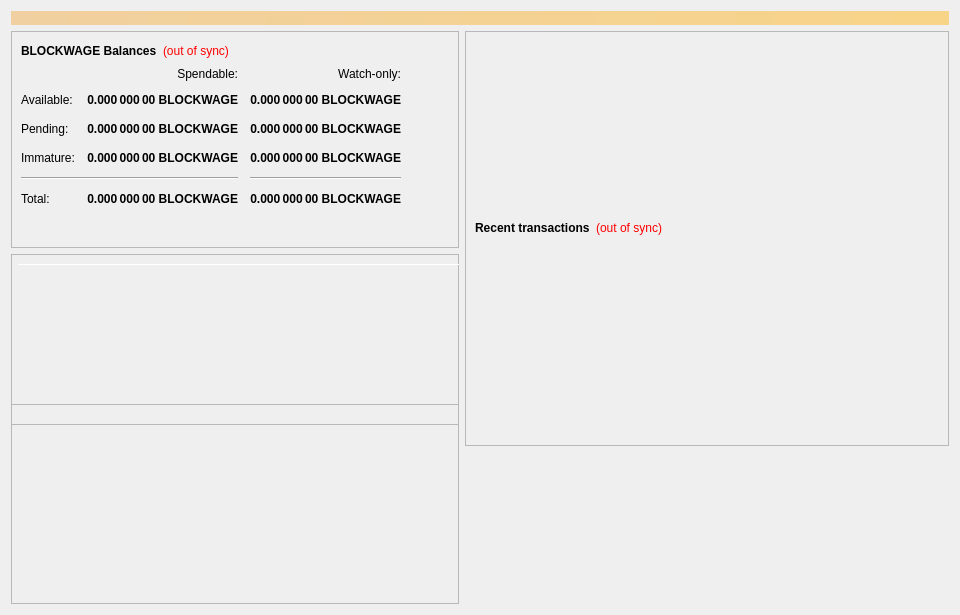
<?xml version="1.0" encoding="UTF-8"?>
<ui version="4.0">
 <class>OverviewPage</class>
 <widget class="QWidget" name="OverviewPage">
  <property name="geometry">
   <rect>
    <x>0</x>
    <y>0</y>
    <width>960</width>
    <height>615</height>
   </rect>
  </property>
  <property name="minimumSize">
   <size>
    <width>960</width>
    <height>0</height>
   </size>
  </property>
  <property name="windowTitle">
   <string>Form</string>
  </property>
  <layout class="QVBoxLayout" name="topLayout">
   <item>
    <widget class="QLabel" name="labelAlerts">
     <property name="visible">
      <bool>false</bool>
     </property>
     <property name="styleSheet">
      <string notr="true">background-color: qlineargradient(x1: 0, y1: 0, x2: 1, y2: 0, stop:0 #F0D0A0, stop:1 #F8D488); color:#000000;</string>
     </property>
     <property name="wordWrap">
      <bool>true</bool>
     </property>
     <property name="margin">
      <number>3</number>
     </property>
    </widget>
   </item>
   <item>
    <layout class="QHBoxLayout" name="horizontalLayout" stretch="1,1">
     <item>
      <layout class="QVBoxLayout" name="verticalLayout_2">
       <item>
        <widget class="QFrame" name="frame">
         <property name="frameShape">
          <enum>QFrame::StyledPanel</enum>
         </property>
         <property name="frameShadow">
          <enum>QFrame::Raised</enum>
         </property>
         <layout class="QVBoxLayout" name="verticalLayout_4">
          <item>
           <layout class="QHBoxLayout" name="horizontalLayout_4">
            <item>
             <widget class="QLabel" name="label_5">
              <property name="font">
               <font>
                <weight>75</weight>
                <bold>true</bold>
               </font>
              </property>
              <property name="text">
               <string>BLOCKWAGE Balances</string>
              </property>
             </widget>
            </item>
            <item>
             <widget class="QLabel" name="labelWalletStatus">
              <property name="cursor">
               <cursorShape>WhatsThisCursor</cursorShape>
              </property>
              <property name="toolTip">
               <string>The displayed information may be out of date. Your wallet automatically synchronizes with the Blockwage network after a connection is established, but this process has not completed yet.</string>
              </property>
              <property name="styleSheet">
               <string notr="true">QLabel { color: red; }</string>
              </property>
              <property name="text">
               <string notr="true">(out of sync)</string>
              </property>
              <property name="alignment">
               <set>Qt::AlignLeading|Qt::AlignLeft|Qt::AlignVCenter</set>
              </property>
             </widget>
            </item>
            <item>
             <spacer name="horizontalSpacer_3">
              <property name="orientation">
               <enum>Qt::Horizontal</enum>
              </property>
              <property name="sizeHint" stdset="0">
               <size>
                <width>40</width>
                <height>20</height>
               </size>
              </property>
             </spacer>
            </item>
           </layout>
          </item>
          <item>
           <layout class="QGridLayout" name="gridLayout">
            <property name="spacing">
             <number>12</number>
            </property>
            <item row="2" column="2">
             <widget class="QLabel" name="labelWatchPending">
              <property name="font">
               <font>
                <weight>75</weight>
                <bold>true</bold>
               </font>
              </property>
              <property name="cursor">
               <cursorShape>IBeamCursor</cursorShape>
              </property>
              <property name="toolTip">
               <string>Unconfirmed transactions to watch-only addresses</string>
              </property>
              <property name="text">
               <string notr="true">0.000 000 00 BLOCKWAGE</string>
              </property>
              <property name="alignment">
               <set>Qt::AlignRight|Qt::AlignTrailing|Qt::AlignVCenter</set>
              </property>
              <property name="textInteractionFlags">
               <set>Qt::LinksAccessibleByMouse|Qt::TextSelectableByKeyboard|Qt::TextSelectableByMouse</set>
              </property>
             </widget>
            </item>
            <item row="2" column="1">
             <widget class="QLabel" name="labelUnconfirmed">
              <property name="font">
               <font>
                <weight>75</weight>
                <bold>true</bold>
               </font>
              </property>
              <property name="cursor">
               <cursorShape>IBeamCursor</cursorShape>
              </property>
              <property name="toolTip">
               <string>Total of transactions that have yet to be confirmed, and do not yet count toward the spendable balance</string>
              </property>
              <property name="text">
               <string notr="true">0.000 000 00 BLOCKWAGE</string>
              </property>
              <property name="alignment">
               <set>Qt::AlignRight|Qt::AlignTrailing|Qt::AlignVCenter</set>
              </property>
              <property name="textInteractionFlags">
               <set>Qt::LinksAccessibleByMouse|Qt::TextSelectableByKeyboard|Qt::TextSelectableByMouse</set>
              </property>
             </widget>
            </item>
            <item row="3" column="2">
             <widget class="QLabel" name="labelWatchImmature">
              <property name="font">
               <font>
                <weight>75</weight>
                <bold>true</bold>
               </font>
              </property>
              <property name="cursor">
               <cursorShape>IBeamCursor</cursorShape>
              </property>
              <property name="toolTip">
               <string>Staked or masternode rewards in watch-only addresses that has not yet matured</string>
              </property>
              <property name="text">
               <string notr="true">0.000 000 00 BLOCKWAGE</string>
              </property>
              <property name="alignment">
               <set>Qt::AlignRight|Qt::AlignTrailing|Qt::AlignVCenter</set>
              </property>
              <property name="textInteractionFlags">
               <set>Qt::LinksAccessibleByMouse|Qt::TextSelectableByKeyboard|Qt::TextSelectableByMouse</set>
              </property>
             </widget>
            </item>
            <item row="4" column="0" colspan="2">
             <widget class="Line" name="lineSpendableBalance">
              <property name="orientation">
               <enum>Qt::Horizontal</enum>
              </property>
             </widget>
            </item>
            <item row="4" column="2">
             <widget class="Line" name="lineWatchBalance">
              <property name="sizePolicy">
               <sizepolicy hsizetype="Preferred" vsizetype="Fixed">
                <horstretch>0</horstretch>
                <verstretch>0</verstretch>
               </sizepolicy>
              </property>
              <property name="minimumSize">
               <size>
                <width>140</width>
                <height>0</height>
               </size>
              </property>
              <property name="orientation">
               <enum>Qt::Horizontal</enum>
              </property>
             </widget>
            </item>
            <item row="5" column="0">
             <widget class="QLabel" name="labelTotalText">
              <property name="text">
               <string>Total:</string>
              </property>
             </widget>
            </item>
            <item row="3" column="1">
             <widget class="QLabel" name="labelImmature">
              <property name="font">
               <font>
                <weight>75</weight>
                <bold>true</bold>
               </font>
              </property>
              <property name="cursor">
               <cursorShape>IBeamCursor</cursorShape>
              </property>
              <property name="toolTip">
               <string>Staked or masternode rewards that has not yet matured</string>
              </property>
              <property name="text">
               <string notr="true">0.000 000 00 BLOCKWAGE</string>
              </property>
              <property name="alignment">
               <set>Qt::AlignRight|Qt::AlignTrailing|Qt::AlignVCenter</set>
              </property>
              <property name="textInteractionFlags">
               <set>Qt::LinksAccessibleByMouse|Qt::TextSelectableByKeyboard|Qt::TextSelectableByMouse</set>
              </property>
             </widget>
            </item>
            <item row="2" column="3">
             <spacer name="horizontalSpacer_2">
              <property name="orientation">
               <enum>Qt::Horizontal</enum>
              </property>
              <property name="sizeHint" stdset="0">
               <size>
                <width>40</width>
                <height>20</height>
               </size>
              </property>
             </spacer>
            </item>
            <item row="3" column="0">
             <widget class="QLabel" name="labelImmatureText">
              <property name="text">
               <string>Immature:</string>
              </property>
             </widget>
            </item>
            <item row="5" column="1">
             <widget class="QLabel" name="labelTotal">
              <property name="font">
               <font>
                <weight>75</weight>
                <bold>true</bold>
               </font>
              </property>
              <property name="cursor">
               <cursorShape>IBeamCursor</cursorShape>
              </property>
              <property name="toolTip">
               <string>Your current total balance</string>
              </property>
              <property name="text">
               <string notr="true">0.000 000 00 BLOCKWAGE</string>
              </property>
              <property name="alignment">
               <set>Qt::AlignRight|Qt::AlignTrailing|Qt::AlignVCenter</set>
              </property>
              <property name="textInteractionFlags">
               <set>Qt::LinksAccessibleByMouse|Qt::TextSelectableByKeyboard|Qt::TextSelectableByMouse</set>
              </property>
             </widget>
            </item>
            <item row="5" column="2">
             <widget class="QLabel" name="labelWatchTotal">
              <property name="font">
               <font>
                <weight>75</weight>
                <bold>true</bold>
               </font>
              </property>
              <property name="cursor">
               <cursorShape>IBeamCursor</cursorShape>
              </property>
              <property name="toolTip">
               <string>Current total balance in watch-only addresses</string>
              </property>
              <property name="text">
               <string notr="true">0.000 000 00 BLOCKWAGE</string>
              </property>
              <property name="alignment">
               <set>Qt::AlignRight|Qt::AlignTrailing|Qt::AlignVCenter</set>
              </property>
              <property name="textInteractionFlags">
               <set>Qt::LinksAccessibleByMouse|Qt::TextSelectableByKeyboard|Qt::TextSelectableByMouse</set>
              </property>
             </widget>
            </item>
            <item row="0" column="2">
             <widget class="QLabel" name="labelWatchonly">
              <property name="text">
               <string>Watch-only:</string>
              </property>
              <property name="alignment">
               <set>Qt::AlignRight|Qt::AlignTrailing|Qt::AlignVCenter</set>
              </property>
             </widget>
            </item>
            <item row="1" column="0">
             <widget class="QLabel" name="labelBalanceText">
              <property name="text">
               <string>Available:</string>
              </property>
             </widget>
            </item>
            <item row="1" column="1">
             <widget class="QLabel" name="labelBalance">
              <property name="font">
               <font>
                <weight>75</weight>
                <bold>true</bold>
               </font>
              </property>
              <property name="cursor">
               <cursorShape>IBeamCursor</cursorShape>
              </property>
              <property name="toolTip">
               <string>Your current spendable balance</string>
              </property>
              <property name="text">
               <string notr="true">0.000 000 00 BLOCKWAGE</string>
              </property>
              <property name="alignment">
               <set>Qt::AlignRight|Qt::AlignTrailing|Qt::AlignVCenter</set>
              </property>
              <property name="textInteractionFlags">
               <set>Qt::LinksAccessibleByMouse|Qt::TextSelectableByKeyboard|Qt::TextSelectableByMouse</set>
              </property>
             </widget>
            </item>
            <item row="1" column="2">
             <widget class="QLabel" name="labelWatchAvailable">
              <property name="font">
               <font>
                <weight>75</weight>
                <bold>true</bold>
               </font>
              </property>
              <property name="cursor">
               <cursorShape>IBeamCursor</cursorShape>
              </property>
              <property name="toolTip">
               <string>Your current balance in watch-only addresses</string>
              </property>
              <property name="text">
               <string notr="true">0.000 000 00 BLOCKWAGE</string>
              </property>
              <property name="alignment">
               <set>Qt::AlignRight|Qt::AlignTrailing|Qt::AlignVCenter</set>
              </property>
              <property name="textInteractionFlags">
               <set>Qt::LinksAccessibleByMouse|Qt::TextSelectableByKeyboard|Qt::TextSelectableByMouse</set>
              </property>
             </widget>
            </item>
            <item row="2" column="0">
             <widget class="QLabel" name="labelPendingText">
              <property name="text">
               <string>Pending:</string>
              </property>
             </widget>
            </item>
            <item row="0" column="1">
             <widget class="QLabel" name="labelSpendable">
              <property name="text">
               <string>Spendable:</string>
              </property>
              <property name="alignment">
               <set>Qt::AlignRight|Qt::AlignTrailing|Qt::AlignVCenter</set>
              </property>
             </widget>
            </item>
           </layout>
          </item>
          <item>
           <spacer name="verticalSpacer_4">
            <property name="orientation">
             <enum>Qt::Vertical</enum>
            </property>
            <property name="sizeHint" stdset="0">
             <size>
              <width>20</width>
              <height>40</height>
             </size>
            </property>
           </spacer>
          </item>
         </layout>
        </widget>
       </item>
       <item>
        <widget class="QFrame" name="frameObfuscation">
         <property name="minimumSize">
          <size>
           <width>0</width>
           <height>350</height>
          </size>
         </property>
         <property name="layoutDirection">
          <enum>Qt::LeftToRight</enum>
         </property>
         <property name="frameShape">
          <enum>QFrame::StyledPanel</enum>
         </property>
         <property name="frameShadow">
          <enum>QFrame::Raised</enum>
         </property>
         <widget class="QPushButton" name="runAutoDenom">
          <property name="geometry">
           <rect>
            <x>251</x>
            <y>17</y>
            <width>1</width>
            <height>1</height>
           </rect>
          </property>
          <property name="palette">
           <palette>
            <active>
             <colorrole role="WindowText">
              <brush brushstyle="SolidPattern">
               <color alpha="255">
                <red>0</red>
                <green>0</green>
                <blue>0</blue>
               </color>
              </brush>
             </colorrole>
             <colorrole role="Button">
              <brush brushstyle="SolidPattern">
               <color alpha="255">
                <red>239</red>
                <green>238</green>
                <blue>238</blue>
               </color>
              </brush>
             </colorrole>
             <colorrole role="Light">
              <brush brushstyle="SolidPattern">
               <color alpha="255">
                <red>255</red>
                <green>255</green>
                <blue>255</blue>
               </color>
              </brush>
             </colorrole>
             <colorrole role="Midlight">
              <brush brushstyle="SolidPattern">
               <color alpha="255">
                <red>247</red>
                <green>246</green>
                <blue>246</blue>
               </color>
              </brush>
             </colorrole>
             <colorrole role="Dark">
              <brush brushstyle="SolidPattern">
               <color alpha="255">
                <red>119</red>
                <green>119</green>
                <blue>119</blue>
               </color>
              </brush>
             </colorrole>
             <colorrole role="Mid">
              <brush brushstyle="SolidPattern">
               <color alpha="255">
                <red>159</red>
                <green>159</green>
                <blue>159</blue>
               </color>
              </brush>
             </colorrole>
             <colorrole role="Text">
              <brush brushstyle="SolidPattern">
               <color alpha="255">
                <red>0</red>
                <green>0</green>
                <blue>0</blue>
               </color>
              </brush>
             </colorrole>
             <colorrole role="BrightText">
              <brush brushstyle="SolidPattern">
               <color alpha="255">
                <red>255</red>
                <green>255</green>
                <blue>255</blue>
               </color>
              </brush>
             </colorrole>
             <colorrole role="ButtonText">
              <brush brushstyle="SolidPattern">
               <color alpha="255">
                <red>0</red>
                <green>0</green>
                <blue>0</blue>
               </color>
              </brush>
             </colorrole>
             <colorrole role="Base">
              <brush brushstyle="SolidPattern">
               <color alpha="255">
                <red>255</red>
                <green>255</green>
                <blue>255</blue>
               </color>
              </brush>
             </colorrole>
             <colorrole role="Window">
              <brush brushstyle="SolidPattern">
               <color alpha="255">
                <red>239</red>
                <green>238</green>
                <blue>238</blue>
               </color>
              </brush>
             </colorrole>
             <colorrole role="Shadow">
              <brush brushstyle="SolidPattern">
               <color alpha="255">
                <red>0</red>
                <green>0</green>
                <blue>0</blue>
               </color>
              </brush>
             </colorrole>
             <colorrole role="AlternateBase">
              <brush brushstyle="SolidPattern">
               <color alpha="255">
                <red>247</red>
                <green>246</green>
                <blue>246</blue>
               </color>
              </brush>
             </colorrole>
             <colorrole role="ToolTipBase">
              <brush brushstyle="SolidPattern">
               <color alpha="255">
                <red>255</red>
                <green>255</green>
                <blue>220</blue>
               </color>
              </brush>
             </colorrole>
             <colorrole role="ToolTipText">
              <brush brushstyle="SolidPattern">
               <color alpha="255">
                <red>0</red>
                <green>0</green>
                <blue>0</blue>
               </color>
              </brush>
             </colorrole>
            </active>
            <inactive>
             <colorrole role="WindowText">
              <brush brushstyle="SolidPattern">
               <color alpha="255">
                <red>0</red>
                <green>0</green>
                <blue>0</blue>
               </color>
              </brush>
             </colorrole>
             <colorrole role="Button">
              <brush brushstyle="SolidPattern">
               <color alpha="255">
                <red>239</red>
                <green>238</green>
                <blue>238</blue>
               </color>
              </brush>
             </colorrole>
             <colorrole role="Light">
              <brush brushstyle="SolidPattern">
               <color alpha="255">
                <red>255</red>
                <green>255</green>
                <blue>255</blue>
               </color>
              </brush>
             </colorrole>
             <colorrole role="Midlight">
              <brush brushstyle="SolidPattern">
               <color alpha="255">
                <red>247</red>
                <green>246</green>
                <blue>246</blue>
               </color>
              </brush>
             </colorrole>
             <colorrole role="Dark">
              <brush brushstyle="SolidPattern">
               <color alpha="255">
                <red>119</red>
                <green>119</green>
                <blue>119</blue>
               </color>
              </brush>
             </colorrole>
             <colorrole role="Mid">
              <brush brushstyle="SolidPattern">
               <color alpha="255">
                <red>159</red>
                <green>159</green>
                <blue>159</blue>
               </color>
              </brush>
             </colorrole>
             <colorrole role="Text">
              <brush brushstyle="SolidPattern">
               <color alpha="255">
                <red>0</red>
                <green>0</green>
                <blue>0</blue>
               </color>
              </brush>
             </colorrole>
             <colorrole role="BrightText">
              <brush brushstyle="SolidPattern">
               <color alpha="255">
                <red>255</red>
                <green>255</green>
                <blue>255</blue>
               </color>
              </brush>
             </colorrole>
             <colorrole role="ButtonText">
              <brush brushstyle="SolidPattern">
               <color alpha="255">
                <red>0</red>
                <green>0</green>
                <blue>0</blue>
               </color>
              </brush>
             </colorrole>
             <colorrole role="Base">
              <brush brushstyle="SolidPattern">
               <color alpha="255">
                <red>255</red>
                <green>255</green>
                <blue>255</blue>
               </color>
              </brush>
             </colorrole>
             <colorrole role="Window">
              <brush brushstyle="SolidPattern">
               <color alpha="255">
                <red>239</red>
                <green>238</green>
                <blue>238</blue>
               </color>
              </brush>
             </colorrole>
             <colorrole role="Shadow">
              <brush brushstyle="SolidPattern">
               <color alpha="255">
                <red>0</red>
                <green>0</green>
                <blue>0</blue>
               </color>
              </brush>
             </colorrole>
             <colorrole role="AlternateBase">
              <brush brushstyle="SolidPattern">
               <color alpha="255">
                <red>247</red>
                <green>246</green>
                <blue>246</blue>
               </color>
              </brush>
             </colorrole>
             <colorrole role="ToolTipBase">
              <brush brushstyle="SolidPattern">
               <color alpha="255">
                <red>255</red>
                <green>255</green>
                <blue>220</blue>
               </color>
              </brush>
             </colorrole>
             <colorrole role="ToolTipText">
              <brush brushstyle="SolidPattern">
               <color alpha="255">
                <red>0</red>
                <green>0</green>
                <blue>0</blue>
               </color>
              </brush>
             </colorrole>
            </inactive>
            <disabled>
             <colorrole role="WindowText">
              <brush brushstyle="SolidPattern">
               <color alpha="255">
                <red>119</red>
                <green>119</green>
                <blue>119</blue>
               </color>
              </brush>
             </colorrole>
             <colorrole role="Button">
              <brush brushstyle="SolidPattern">
               <color alpha="255">
                <red>239</red>
                <green>238</green>
                <blue>238</blue>
               </color>
              </brush>
             </colorrole>
             <colorrole role="Light">
              <brush brushstyle="SolidPattern">
               <color alpha="255">
                <red>255</red>
                <green>255</green>
                <blue>255</blue>
               </color>
              </brush>
             </colorrole>
             <colorrole role="Midlight">
              <brush brushstyle="SolidPattern">
               <color alpha="255">
                <red>247</red>
                <green>246</green>
                <blue>246</blue>
               </color>
              </brush>
             </colorrole>
             <colorrole role="Dark">
              <brush brushstyle="SolidPattern">
               <color alpha="255">
                <red>119</red>
                <green>119</green>
                <blue>119</blue>
               </color>
              </brush>
             </colorrole>
             <colorrole role="Mid">
              <brush brushstyle="SolidPattern">
               <color alpha="255">
                <red>159</red>
                <green>159</green>
                <blue>159</blue>
               </color>
              </brush>
             </colorrole>
             <colorrole role="Text">
              <brush brushstyle="SolidPattern">
               <color alpha="255">
                <red>119</red>
                <green>119</green>
                <blue>119</blue>
               </color>
              </brush>
             </colorrole>
             <colorrole role="BrightText">
              <brush brushstyle="SolidPattern">
               <color alpha="255">
                <red>255</red>
                <green>255</green>
                <blue>255</blue>
               </color>
              </brush>
             </colorrole>
             <colorrole role="ButtonText">
              <brush brushstyle="SolidPattern">
               <color alpha="255">
                <red>119</red>
                <green>119</green>
                <blue>119</blue>
               </color>
              </brush>
             </colorrole>
             <colorrole role="Base">
              <brush brushstyle="SolidPattern">
               <color alpha="255">
                <red>239</red>
                <green>238</green>
                <blue>238</blue>
               </color>
              </brush>
             </colorrole>
             <colorrole role="Window">
              <brush brushstyle="SolidPattern">
               <color alpha="255">
                <red>239</red>
                <green>238</green>
                <blue>238</blue>
               </color>
              </brush>
             </colorrole>
             <colorrole role="Shadow">
              <brush brushstyle="SolidPattern">
               <color alpha="255">
                <red>0</red>
                <green>0</green>
                <blue>0</blue>
               </color>
              </brush>
             </colorrole>
             <colorrole role="AlternateBase">
              <brush brushstyle="SolidPattern">
               <color alpha="255">
                <red>239</red>
                <green>238</green>
                <blue>238</blue>
               </color>
              </brush>
             </colorrole>
             <colorrole role="ToolTipBase">
              <brush brushstyle="SolidPattern">
               <color alpha="255">
                <red>255</red>
                <green>255</green>
                <blue>220</blue>
               </color>
              </brush>
             </colorrole>
             <colorrole role="ToolTipText">
              <brush brushstyle="SolidPattern">
               <color alpha="255">
                <red>0</red>
                <green>0</green>
                <blue>0</blue>
               </color>
              </brush>
             </colorrole>
            </disabled>
           </palette>
          </property>
          <property name="focusPolicy">
           <enum>Qt::NoFocus</enum>
          </property>
          <property name="autoFillBackground">
           <bool>true</bool>
          </property>
          <property name="text">
           <string/>
          </property>
          <property name="flat">
           <bool>true</bool>
          </property>
         </widget>
         <widget class="Line" name="line">
          <property name="geometry">
           <rect>
            <x>7</x>
            <y>10</y>
            <width>451</width>
            <height>1</height>
           </rect>
          </property>
          <property name="orientation">
           <enum>Qt::Horizontal</enum>
          </property>
         </widget>
         <widget class="QFrame" name="frame_3">
          <property name="geometry">
           <rect>
            <x>0</x>
            <y>150</y>
            <width>465</width>
            <height>201</height>
           </rect>
          </property>
          <property name="frameShape">
           <enum>QFrame::StyledPanel</enum>
          </property>
          <property name="frameShadow">
           <enum>QFrame::Raised</enum>
          </property>
         </widget>
         <widget class="QFrame" name="frame_4">
          <property name="geometry">
           <rect>
            <x>0</x>
            <y>0</y>
            <width>465</width>
            <height>171</height>
           </rect>
          </property>
          <property name="frameShape">
           <enum>QFrame::StyledPanel</enum>
          </property>
          <property name="frameShadow">
           <enum>QFrame::Raised</enum>
          </property>
         </widget>
        </widget>
       </item>
      </layout>
     </item>
     <item>
      <layout class="QVBoxLayout" name="verticalLayout_3">
       <item>
        <widget class="QFrame" name="frame_2">
         <property name="frameShape">
          <enum>QFrame::StyledPanel</enum>
         </property>
         <property name="frameShadow">
          <enum>QFrame::Raised</enum>
         </property>
         <layout class="QVBoxLayout" name="verticalLayout">
          <item>
           <spacer name="verticalSpacer_3">
            <property name="orientation">
             <enum>Qt::Vertical</enum>
            </property>
            <property name="sizeType">
             <enum>QSizePolicy::Fixed</enum>
            </property>
            <property name="sizeHint" stdset="0">
             <size>
              <width>20</width>
              <height>75</height>
             </size>
            </property>
           </spacer>
          </item>
          <item>
           <widget class="QLabel" name="labelOverviewHeaderRight">
            <property name="minimumSize">
             <size>
              <width>464</width>
              <height>96</height>
             </size>
            </property>
            <property name="maximumSize">
             <size>
              <width>16777215</width>
              <height>96</height>
             </size>
            </property>
            <property name="alignment">
             <set>Qt::AlignCenter</set>
            </property>
            <property name="margin">
             <number>5</number>
            </property>
           </widget>
          </item>
          <item>
           <layout class="QHBoxLayout" name="horizontalLayout_2">
            <item>
             <widget class="QLabel" name="label_4">
              <property name="font">
               <font>
                <weight>75</weight>
                <bold>true</bold>
               </font>
              </property>
              <property name="text">
               <string>Recent transactions</string>
              </property>
             </widget>
            </item>
            <item>
             <widget class="QLabel" name="labelTransactionsStatus">
              <property name="cursor">
               <cursorShape>WhatsThisCursor</cursorShape>
              </property>
              <property name="toolTip">
               <string>The displayed information may be out of date. Your wallet automatically synchronizes with the Blockwage network after a connection is established, but this process has not completed yet.</string>
              </property>
              <property name="styleSheet">
               <string notr="true">QLabel { color: red; }</string>
              </property>
              <property name="text">
               <string notr="true">(out of sync)</string>
              </property>
              <property name="alignment">
               <set>Qt::AlignRight|Qt::AlignTrailing|Qt::AlignVCenter</set>
              </property>
             </widget>
            </item>
            <item>
             <spacer name="horizontalSpacer">
              <property name="orientation">
               <enum>Qt::Horizontal</enum>
              </property>
              <property name="sizeHint" stdset="0">
               <size>
                <width>40</width>
                <height>20</height>
               </size>
              </property>
             </spacer>
            </item>
           </layout>
          </item>
          <item>
           <widget class="QListView" name="listTransactions">
            <property name="styleSheet">
             <string notr="true">QListView { background: transparent; }</string>
            </property>
            <property name="frameShape">
             <enum>QFrame::NoFrame</enum>
            </property>
            <property name="verticalScrollBarPolicy">
             <enum>Qt::ScrollBarAlwaysOff</enum>
            </property>
            <property name="horizontalScrollBarPolicy">
             <enum>Qt::ScrollBarAlwaysOff</enum>
            </property>
            <property name="selectionMode">
             <enum>QAbstractItemView::NoSelection</enum>
            </property>
           </widget>
          </item>
         </layout>
        </widget>
       </item>
       <item>
        <spacer name="verticalSpacer_2">
         <property name="orientation">
          <enum>Qt::Vertical</enum>
         </property>
         <property name="sizeType">
          <enum>QSizePolicy::Expanding</enum>
         </property>
         <property name="sizeHint" stdset="0">
          <size>
           <width>20</width>
           <height>40</height>
          </size>
         </property>
        </spacer>
       </item>
      </layout>
     </item>
    </layout>
   </item>
  </layout>
 </widget>
 <resources/>
 <connections/>
</ui>
